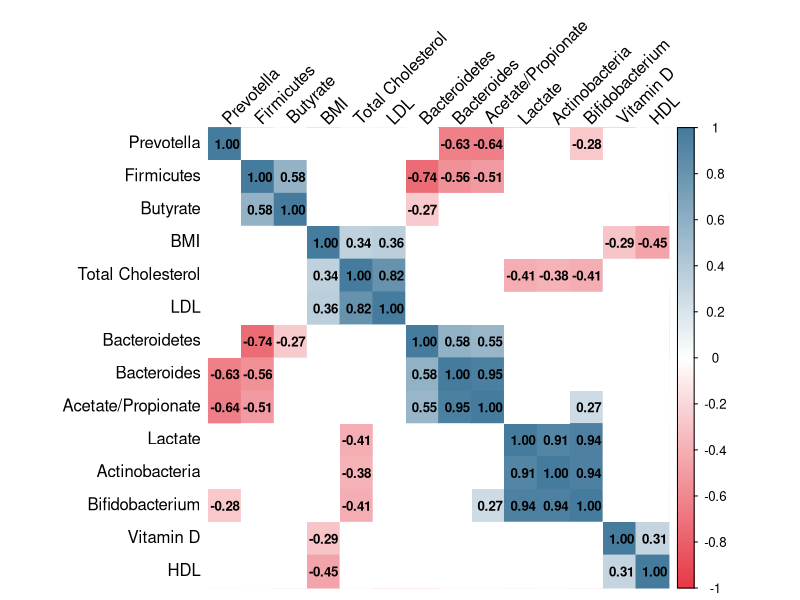
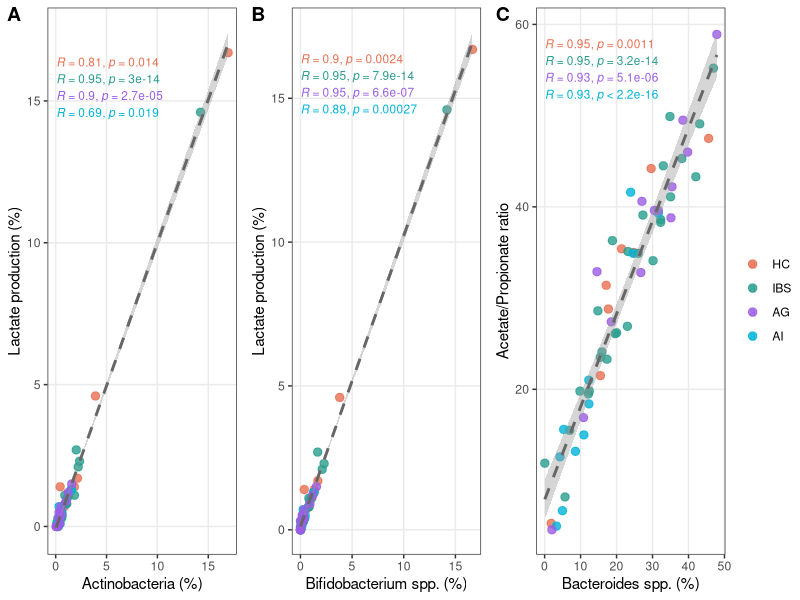

These charts were generated, in order, by the following R code:
# ============================================================
# Script 04: Spearman Rank Correlation Analysis
# Candrea et al. - Gut Microbiota Comparative Analysis
# Biomedicines 2025
# ============================================================
# Description:
# Spearman rank correlation analysis between microbial taxa
# relative abundance and clinical/functional parameters.
# Multiple testing correction using Benjamini-Hochberg FDR.
# Correlation strength interpreted per Schober et al. (2018):
#   |r| < 0.10 negligible, 0.10-0.39 weak, 0.40-0.69 moderate,
#   0.70-0.89 strong, >= 0.90 very strong.
#
# Reference: Schober P, et al. Anesth Analg. 2018;126(5):1763-1768.
#            DOI: 10.1213/ANE.0000000000002864
#
# Input:
#   - Adriana Rusu_Baza de date pacienti.xlsx
#
# Output:
#   - spearman_results.csv
#   - Correlogram.png (Supplementary Figure S1)
#   - Supplementary_Figure_S2.png (scatter plots A/B/C)
# ============================================================

library(readxl)
library(dplyr)
library(ggplot2)
library(ggpubr)
library(corrplot)

# ============================================================
# LOAD AND PREPARE DATA
# ============================================================

read_sheet <- function(sheet_name) {
  df <- read_excel("Adriana Rusu_Baza de date pacienti.xlsx",
                   sheet = sheet_name, col_names = FALSE)
  headers    <- as.character(df[2, ])
  headers[1] <- "Subject"
  headers[2] <- "Group"
  data       <- df[3:nrow(df), ]
  colnames(data) <- headers
  return(data)
}

hc  <- read_sheet("Healthy control")
ibs <- read_sheet("Irritable bowl syndrome")
ai  <- read_sheet("Autoimmunity")
ag  <- read_sheet("Anxiety")

combined        <- bind_rows(hc, ibs, ai, ag)
combined$Group  <- factor(combined$Group, levels = c("HC", "IBS", "AG", "AI"))

# Variables of interest
microbiome_vars <- c("Actinobacteria**", "Bifidobacterium spp.**",
                     "Bacteroides spp.**", "Firmicutes**",
                     "Bacteroidetes**", "Prevotella spp.**")

clinical_vars   <- c("Lactate production", "Butyrate production (%)",
                     "Acetate / propionate", "BMI (kg/m2)",
                     "Vitamin D (ng/mL)", "Total cholesterol (mg/dL)",
                     "LDL cholesterol (mg/dL)", "HDL cholesterol (mg/dL)")

all_vars <- c(microbiome_vars, clinical_vars)
combined[all_vars] <- lapply(combined[all_vars], as.numeric)

# Rename for clarity
rename_map <- c(
  "Actinobacteria**"          = "Actinobacteria",
  "Bifidobacterium spp.**"    = "Bifidobacterium",
  "Bacteroides spp.**"        = "Bacteroides",
  "Firmicutes**"              = "Firmicutes",
  "Bacteroidetes**"           = "Bacteroidetes",
  "Prevotella spp.**"         = "Prevotella",
  "Lactate production"        = "Lactate",
  "Butyrate production (%)"   = "Butyrate",
  "Acetate / propionate"      = "Acetate.Propionate",
  "BMI (kg/m2)"               = "BMI",
  "Vitamin D (ng/mL)"         = "Vitamin.D",
  "Total cholesterol (mg/dL)" = "Total.Cholesterol",
  "LDL cholesterol (mg/dL)"   = "LDL",
  "HDL cholesterol (mg/dL)"   = "HDL"
)

for (old_name in names(rename_map)) {
  if (old_name %in% colnames(combined)) {
    colnames(combined)[colnames(combined) == old_name] <- rename_map[old_name]
  }
}

micro_clean <- c("Actinobacteria", "Bifidobacterium", "Bacteroides",
                 "Firmicutes", "Bacteroidetes", "Prevotella")
clin_clean  <- c("Lactate", "Butyrate", "Acetate.Propionate", "BMI",
                 "Vitamin.D", "Total.Cholesterol", "LDL", "HDL")

cat("Data prepared. n =", nrow(combined), "\n")

# ============================================================
# SPEARMAN CORRELATIONS + BH-FDR CORRECTION
# ============================================================

results <- data.frame()

for (micro in micro_clean) {
  for (clin in clin_clean) {
    x    <- combined[[micro]]
    y    <- combined[[clin]]
    mask <- !is.na(x) & !is.na(y)
    if (sum(mask) >= 5) {
      test <- cor.test(x[mask], y[mask], method = "spearman", exact = FALSE)
      results <- rbind(results, data.frame(
        Microbiome = micro,
        Clinical   = clin,
        n          = sum(mask),
        Spearman_r = round(test$estimate, 3),
        p_value    = round(test$p.value, 4)
      ))
    }
  }
}

# BH-FDR correction
results$p_adj_FDR <- round(p.adjust(results$p_value, method = "BH"), 4)

# Interpretation per Schober et al. 2018
results$Strength <- cut(abs(results$Spearman_r),
                        breaks = c(0, 0.10, 0.40, 0.70, 0.90, 1.00),
                        labels = c("Negligible", "Weak", "Moderate", "Strong", "Very strong"),
                        include.lowest = TRUE)

write.csv(results, "spearman_results.csv", row.names = FALSE)

cat("\nSignificant correlations (FDR < 0.05):\n")
print(results[results$p_adj_FDR < 0.05,
              c("Microbiome", "Clinical", "n", "Spearman_r", "p_value", "p_adj_FDR", "Strength")])

# ============================================================
# CORRELOGRAM (Supplementary Figure S1)
# ============================================================

cor_data   <- combined[, c(micro_clean, clin_clean)]
cor_matrix <- cor(cor_data, method = "spearman", use = "pairwise.complete.obs")

p_matrix <- matrix(NA, nrow = ncol(cor_data), ncol = ncol(cor_data))
rownames(p_matrix) <- colnames(cor_data)
colnames(p_matrix) <- colnames(cor_data)

for (i in 1:ncol(cor_data)) {
  for (j in 1:ncol(cor_data)) {
    test <- cor.test(cor_data[[i]], cor_data[[j]], method = "spearman", exact = FALSE)
    p_matrix[i, j] <- test$p.value
  }
}

# Clean names for plot
colnames(cor_matrix) <- gsub("Acetate.Propionate", "Acetate/Propionate", colnames(cor_matrix))
rownames(cor_matrix) <- gsub("Acetate.Propionate", "Acetate/Propionate", rownames(cor_matrix))
colnames(cor_matrix) <- gsub("Total.Cholesterol",  "Total Cholesterol",  colnames(cor_matrix))
rownames(cor_matrix) <- gsub("Total.Cholesterol",  "Total Cholesterol",  rownames(cor_matrix))
colnames(cor_matrix) <- gsub("Vitamin.D",          "Vitamin D",          colnames(cor_matrix))
rownames(cor_matrix) <- gsub("Vitamin.D",          "Vitamin D",          rownames(cor_matrix))
colnames(p_matrix)   <- colnames(cor_matrix)
rownames(p_matrix)   <- rownames(cor_matrix)

png("Correlogram.png", width = 2800, height = 2800, res = 300)
corrplot(cor_matrix,
         method       = "color",
         type         = "full",
         order        = "hclust",
         p.mat        = p_matrix,
         sig.level    = 0.05,
         insig        = "blank",
         addCoef.col  = "black",
         number.cex   = 0.8,
         tl.col       = "black",
         tl.srt       = 45,
         tl.cex       = 1.0,
         col          = colorRampPalette(c("#E63946", "white", "#457B9D"))(200),
         mar          = c(0, 0, 1, 0))
dev.off()
cat("Supplementary Figure S1 saved: Correlogram.png\n")

# ============================================================
# SCATTER PLOTS (Supplementary Figure S2)
# ============================================================

group_colors <- c("HC" = "#E76F51", "IBS" = "#2A9D8F", "AG" = "#9B5DE5", "AI" = "#00B4D8")

p_a <- ggplot(combined, aes(x = Actinobacteria, y = Lactate, color = Group)) +
  geom_point(size = 2.5, alpha = 0.8) +
  geom_smooth(method = "lm", se = TRUE, color = "gray40", linetype = "dashed") +
  scale_color_manual(values = group_colors) +
  stat_cor(method = "spearman", label.x.npc = "left", label.y.npc = "top", size = 3) +
  theme_bw() +
  theme(legend.title = element_blank(), panel.grid.minor = element_blank()) +
  labs(x = "Actinobacteria (%)", y = "Lactate production (%)")

p_b <- ggplot(combined, aes(x = Bifidobacterium, y = Lactate, color = Group)) +
  geom_point(size = 2.5, alpha = 0.8) +
  geom_smooth(method = "lm", se = TRUE, color = "gray40", linetype = "dashed") +
  scale_color_manual(values = group_colors) +
  stat_cor(method = "spearman", label.x.npc = "left", label.y.npc = "top", size = 3) +
  theme_bw() +
  theme(legend.title = element_blank(), panel.grid.minor = element_blank()) +
  labs(x = "Bifidobacterium spp. (%)", y = "Lactate production (%)")

p_c <- ggplot(combined, aes(x = Bacteroides, y = Acetate.Propionate, color = Group)) +
  geom_point(size = 2.5, alpha = 0.8) +
  geom_smooth(method = "lm", se = TRUE, color = "gray40", linetype = "dashed") +
  scale_color_manual(values = group_colors) +
  stat_cor(method = "spearman", label.x.npc = "left", label.y.npc = "top", size = 3) +
  theme_bw() +
  theme(legend.title = element_blank(), panel.grid.minor = element_blank()) +
  labs(x = "Bacteroides spp. (%)", y = "Acetate/Propionate ratio")

combined_plot <- ggarrange(p_a, p_b, p_c,
                           ncol = 3, nrow = 1,
                           labels = c("A", "B", "C"),
                           common.legend = TRUE,
                           legend = "right")

ggsave("Supplementary_Figure_S2.png", combined_plot, width = 14, height = 5, dpi = 300)
cat("Supplementary Figure S2 saved: Supplementary_Figure_S2.png\n")
cat("\nSpearman analysis complete.\n")
